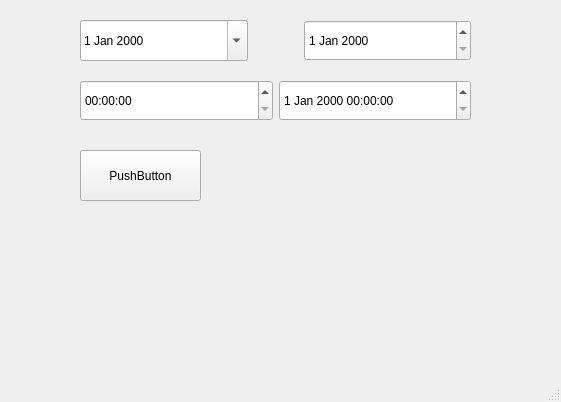
<?xml version="1.0" encoding="UTF-8"?>
<ui version="4.0">
 <class>MainWindow</class>
 <widget class="QMainWindow" name="MainWindow">
  <property name="geometry">
   <rect>
    <x>0</x>
    <y>0</y>
    <width>561</width>
    <height>402</height>
   </rect>
  </property>
  <property name="windowTitle">
   <string>MainWindow</string>
  </property>
  <widget class="QWidget" name="centralwidget">
   <widget class="QPushButton" name="btnCalculate">
    <property name="geometry">
     <rect>
      <x>80</x>
      <y>150</y>
      <width>121</width>
      <height>51</height>
     </rect>
    </property>
    <property name="text">
     <string>PushButton</string>
    </property>
   </widget>
   <widget class="QWidget" name="">
    <property name="geometry">
     <rect>
      <x>80</x>
      <y>20</y>
      <width>391</width>
      <height>41</height>
     </rect>
    </property>
    <layout class="QHBoxLayout" name="horizontalLayout">
     <item>
      <widget class="QDateEdit" name="dateStart">
       <property name="sizePolicy">
        <sizepolicy hsizetype="Minimum" vsizetype="Preferred">
         <horstretch>0</horstretch>
         <verstretch>0</verstretch>
        </sizepolicy>
       </property>
       <property name="calendarPopup">
        <bool>true</bool>
       </property>
      </widget>
     </item>
     <item>
      <spacer name="horizontalSpacer">
       <property name="orientation">
        <enum>Qt::Horizontal</enum>
       </property>
       <property name="sizeType">
        <enum>QSizePolicy::Fixed</enum>
       </property>
       <property name="sizeHint" stdset="0">
        <size>
         <width>50</width>
         <height>0</height>
        </size>
       </property>
      </spacer>
     </item>
     <item>
      <widget class="QDateEdit" name="dateEnd">
       <property name="sizePolicy">
        <sizepolicy hsizetype="Minimum" vsizetype="Preferred">
         <horstretch>0</horstretch>
         <verstretch>0</verstretch>
        </sizepolicy>
       </property>
      </widget>
     </item>
    </layout>
   </widget>
   <widget class="QWidget" name="">
    <property name="geometry">
     <rect>
      <x>80</x>
      <y>80</y>
      <width>391</width>
      <height>41</height>
     </rect>
    </property>
    <layout class="QHBoxLayout" name="horizontalLayout_2">
     <item>
      <widget class="QTimeEdit" name="timeEdit">
       <property name="sizePolicy">
        <sizepolicy hsizetype="Minimum" vsizetype="Preferred">
         <horstretch>0</horstretch>
         <verstretch>0</verstretch>
        </sizepolicy>
       </property>
      </widget>
     </item>
     <item>
      <widget class="QDateTimeEdit" name="dateTimeEdit">
       <property name="sizePolicy">
        <sizepolicy hsizetype="Minimum" vsizetype="Preferred">
         <horstretch>0</horstretch>
         <verstretch>0</verstretch>
        </sizepolicy>
       </property>
      </widget>
     </item>
    </layout>
   </widget>
  </widget>
  <widget class="QMenuBar" name="menubar">
   <property name="geometry">
    <rect>
     <x>0</x>
     <y>0</y>
     <width>561</width>
     <height>21</height>
    </rect>
   </property>
  </widget>
  <widget class="QStatusBar" name="statusbar"/>
 </widget>
 <resources/>
 <connections/>
</ui>
